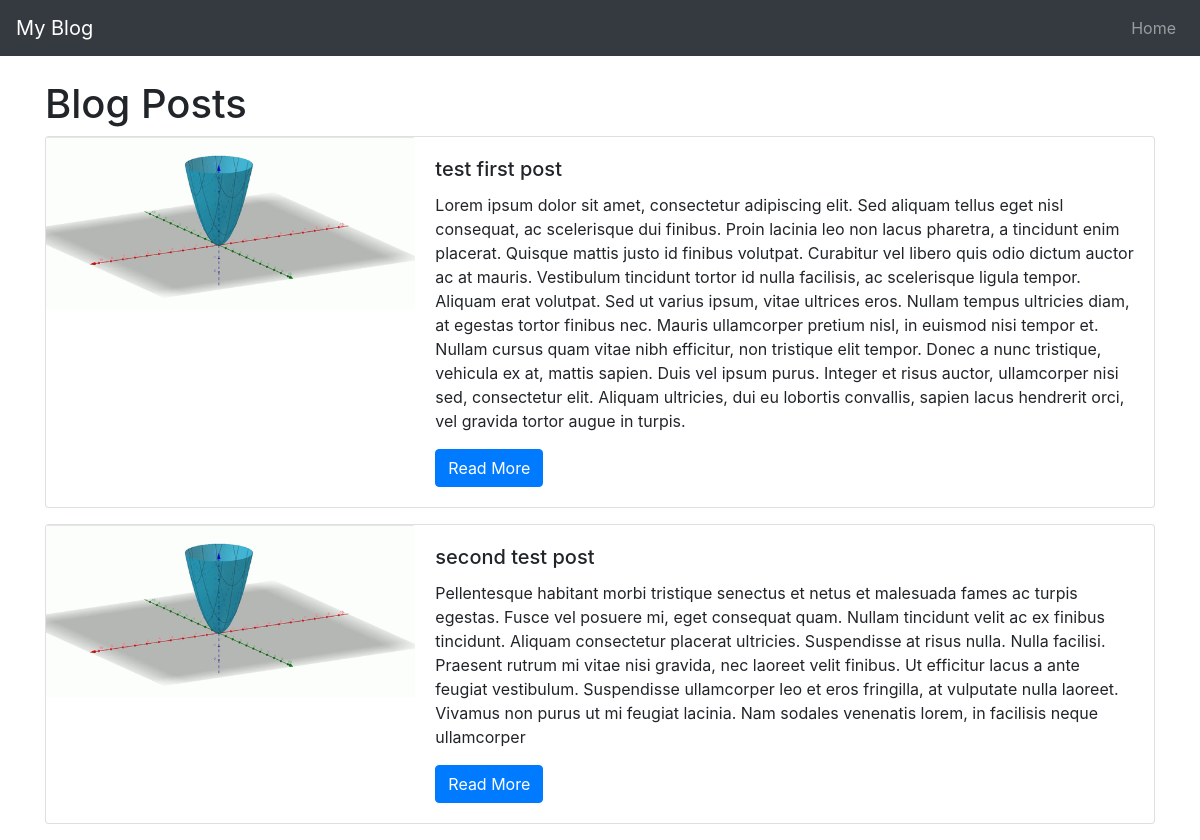
The page / on the database its author committed.
### blog/models.py (models this page shows, shortened)
class Post(models.Model):
    title = models.CharField(max_length=200)
    image = models.ImageField(upload_to='images/')
    information_text = models.TextField()
    publish_date = models.DateTimeField(auto_now_add=True)
    author = models.ForeignKey(User, on_delete=models.CASCADE)

### blog/views.py (the view)
# urls.py: path('', PostList.as_view(), name='post_list'),
class PostList(ListView):
    model = Post
    template_name = '../templates/post_list.html'
    image = models.ImageField(upload_to='images/')
    context_object_name = "posts"

### templates/post_list.html (shortened to what this page needs)
{% extends 'base.html' %}
{% block content %}
  <h1>Blog Posts</h1>
  {% for post in posts %}
    <div class="card mb-3">
      <div class="row no-gutters">
        <div class="col-md-4">
          <img src="{{ post.image.url }}" class="card-img" alt="{{ post.title }}">
        </div>
        <div class="col-md-8">
          <div class="card-body">
            <h5 class="card-title">{{ post.title }}</h5>
            <p class="card-text">{{ post.information_text }}</p>
            <a href="{% url 'blog:post_detail' post.id %}" class="btn btn-primary">Read More</a>
          </div>
        </div>
      </div>
    </div>
  {% endfor %}
{% endblock %}

### rows shown on the page
Post: image (picture), title "test first post", information_text "Lorem ipsum dolor sit amet, consectetur adipiscing elit. Sed aliquam tellus eget nisl consequat, ac scelerisque dui finibus. Proin lacinia leo non lacus pharetra, a tincidunt enim placerat. Quisque mattis justo id finibus volutpat. Curabitur vel libero quis odio dictum auctor ac at mauris. Vestibulum tincidunt tortor id nulla facilisis, ac scelerisque ligula tempor. Aliquam erat volutpat. Sed ut varius ipsum, vitae ultrices eros. Nullam tempus ultricies diam, at egestas tortor finibus nec. Mauris ullamcorper pretium nisl, in euismod nisi tempor et. Nullam cursus quam vitae nibh efficitur, non tristique elit tempor. Donec a nunc tristique, vehicula ex at, mattis sapien. Duis vel ipsum purus.…"
Post: image (picture), title "second test post", information_text "Pellentesque habitant morbi tristique senectus et netus et malesuada fames ac turpis egestas. Fusce vel posuere mi, eget consequat quam. Nullam tincidunt velit ac ex finibus tincidunt. Aliquam consectetur placerat ultricies. Suspendisse at risus nulla. Nulla facilisi. Praesent rutrum mi vitae nisi gravida, nec laoreet velit finibus. Ut efficitur lacus a ante feugiat vestibulum. Suspendisse ullamcorper leo et eros fringilla, at vulputate nulla laoreet. Vivamus non purus ut mi feugiat lacinia. Nam sodales venenatis lorem, in facilisis neque ullamcorper"
